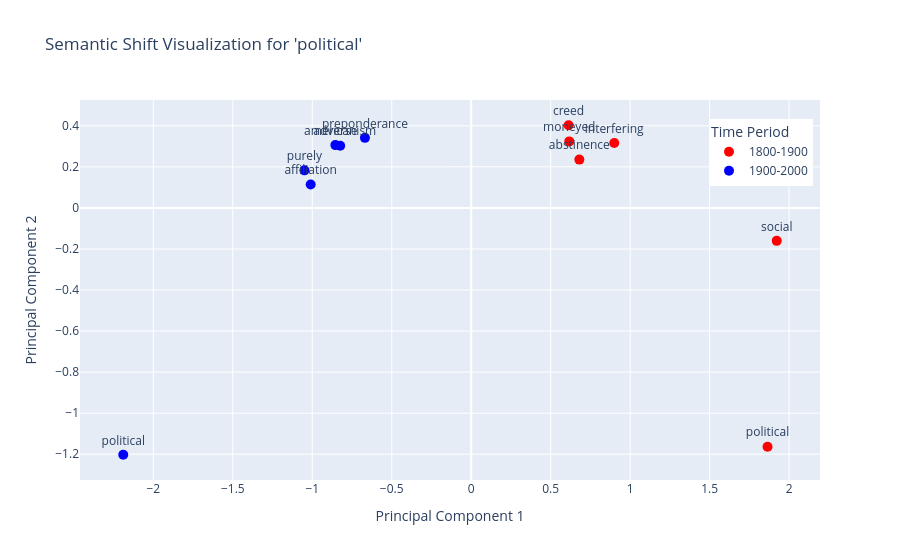
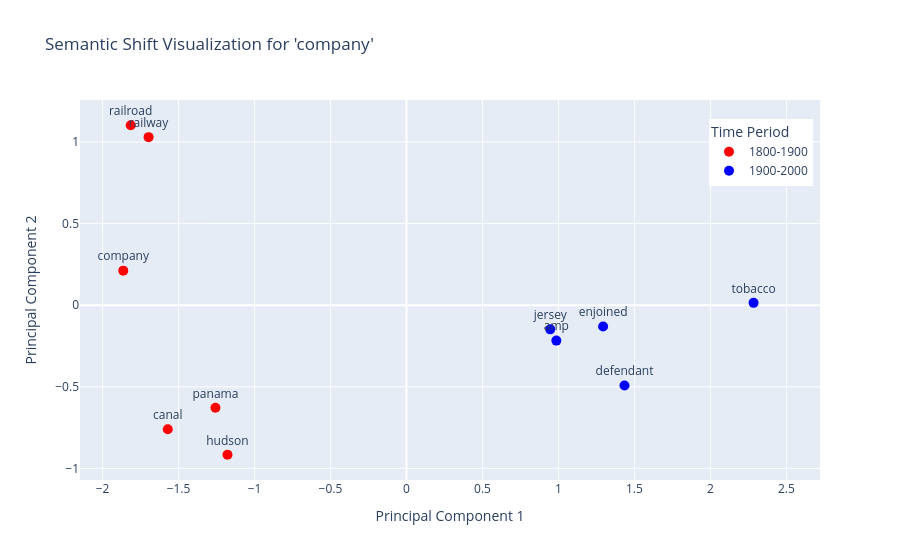
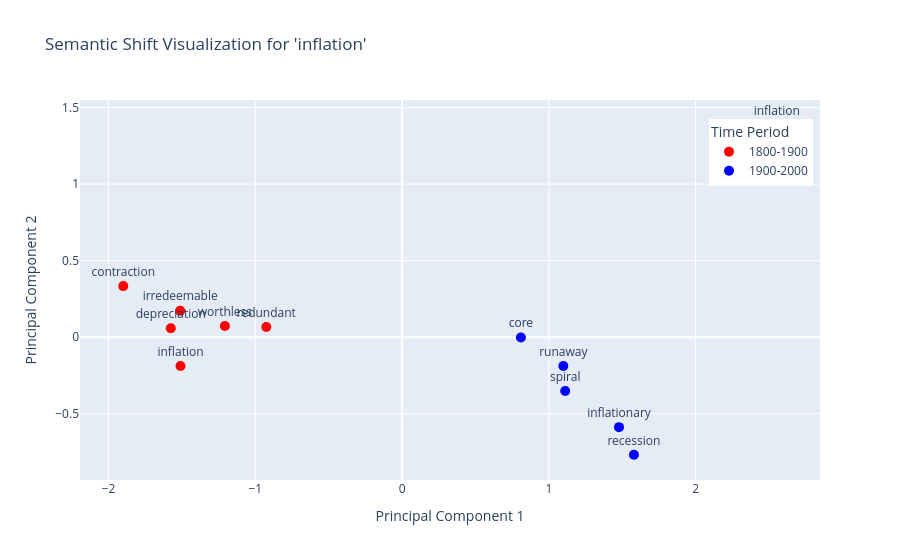

Write notebook code for charts like these, in order.
### Code cell
# Import necessary libraries
import os
import pandas as pd
import string
import nltk
from nltk.corpus import stopwords
from nltk.tokenize import word_tokenize
from nltk.stem import WordNetLemmatizer
from gensim.models import Word2Vec
from scipy.spatial.distance import cosine
import numpy as np
from sklearn.decomposition import PCA

# Import Plotly libraries
import plotly.express as px
import plotly.graph_objects as go

# Download NLTK data files (if not already downloaded)
nltk.download('punkt')
nltk.download('stopwords')
nltk.download('wordnet')

# Initialize lemmatizer and define stopwords
lemmatizer = WordNetLemmatizer()
stop_words = set(stopwords.words('english'))

# Step 1: Load and Preprocess the Data
speech_directory = 'sotu/'  # Ensure this directory contains your speech text files
speech_files = [f for f in os.listdir(speech_directory) if f.endswith('.txt')]

# Extract speeches into a DataFrame
presidents, years, texts = [], [], []
for filename in speech_files:
    name_year = filename.replace('.txt', '')
    try:
        president, year = name_year.rsplit('_', 1)
    except ValueError:
        continue
    with open(os.path.join(speech_directory, filename), 'r', encoding='utf-8') as file:
        text = file.read()
    presidents.append(president)
    years.append(int(year))
    texts.append(text)
        
data = pd.DataFrame({'president': presidents, 'year': years, 'text': texts})

# Preprocessing function with stopword removal and lemmatization
def preprocess_text(text):
    text = text.lower()
    tokens = word_tokenize(text)
    tokens = [word.strip(string.punctuation) for word in tokens if word.isalpha()]
    tokens = [word for word in tokens if word not in stop_words]
    tokens = [lemmatizer.lemmatize(word) for word in tokens]
    return tokens

# Apply preprocessing to speeches
data['tokens'] = data['text'].apply(preprocess_text)

# Step 2: Split Data into Time Periods
# Define time periods
time_periods = {
    '1800-1900': data[(data['year'] >= 1800) & (data['year'] < 1900)],
    '1900-2000': data[(data['year'] >= 1900) & (data['year'] < 2000)]
}

# Step 3: Train Word2Vec Models for Each Time Period
# Set random seed for reproducibility
np.random.seed(42)

models = {}
for period, subset in time_periods.items():
    # Flatten the list of tokens
    sentences = subset['tokens'].tolist()
    models[period] = Word2Vec(
        sentences=sentences,
        vector_size=100,
        window=5,
        min_count=5,  # Increase min_count to focus on more common words
        workers=4,
        sg=1,
        epochs=10,
        seed=42
    )

# Step 4: Identify Common Words
# Get vocabulary for each period
vocab_1800_1900 = set(models['1800-1900'].wv.index_to_key)
vocab_1900_2000 = set(models['1900-2000'].wv.index_to_key)

# Find common words
common_words = vocab_1800_1900 & vocab_1900_2000

# Remove stopwords from common words
common_words = [word for word in common_words if word not in stop_words]

# Step 5: Calculate Cosine Similarities for All Common Words
cosine_similarities = {}
for word in common_words:
    vector1 = models['1800-1900'].wv[word]
    vector2 = models['1900-2000'].wv[word]
    similarity = 1 - cosine(vector1, vector2)
    cosine_similarities[word] = similarity

# Step 6: Identify Words with Significant Semantic Shifts
# Sort words by similarity (ascending order)
sorted_words = sorted(cosine_similarities.items(), key=lambda item: item[1])

# Get top 50 words with the lowest similarity (most significant shifts)
top_shifted_words = sorted_words[:50]

# Display the results
print("Top 50 words with most significant semantic shifts:")
for word, similarity in top_shifted_words:
    print(f"Word: {word}, Cosine Similarity: {similarity:.4f}")

# Step 7: Analyze and Interpret Results
# For the top shifted words, display their most similar words in each period
def get_top_similar_words(model, word, top_n=5):
    return model.wv.most_similar(word, topn=top_n)

print("\nContextual Neighbors for Top Shifted Words:")
for word, similarity in top_shifted_words:
    print(f"\nWord: '{word}', Cosine Similarity: {similarity:.4f}")
    for period, model in models.items():
        if word in model.wv:
            similar_words = get_top_similar_words(model, word)
            similar_words_str = ', '.join([w for w, _ in similar_words])
            print(f"{period}: {similar_words_str}")
        else:
            print(f"'{word}' not found in the model for period {period}.")

# Step 8: Visualize Semantic Change using Plotly

# Select words for visualization
selected_words = ['political', 'company', 'inflation', 'gay']

# For each selected word, create a visualization
for target_word in selected_words:
    vectors = []
    labels = []
    periods = []
    
    periods_present = []
    for period in ['1800-1900', '1900-2000']:
        model = models[period]
        if target_word in model.wv:
            periods_present.append(period)
            # Get the target word vector
            vectors.append(model.wv[target_word])
            labels.append(target_word)
            periods.append(period)
            # Get vectors for top similar words
            similar_words = get_top_similar_words(model, target_word, top_n=5)
            for word, _ in similar_words:
                vectors.append(model.wv[word])
                labels.append(word)
                periods.append(period)
        else:
            print(f"'{target_word}' not found in the model for period {period}.")

    # Check if we have enough vectors to perform PCA
    if len(vectors) < 2:
        print(f"Not enough data to visualize the word '{target_word}'. Skipping to next word.\n")
        continue

    # Convert vectors to numpy array
    vectors = np.array(vectors)

    # Dimensionality reduction
    pca = PCA(n_components=2)
    try:
        vectors_2d = pca.fit_transform(vectors)
    except ValueError as e:
        print(f"Error performing PCA on word '{target_word}': {e}")
        continue

    # Create DataFrame for plotting
    df_plot = pd.DataFrame({
        'x': vectors_2d[:, 0],
        'y': vectors_2d[:, 1],
        'label': labels,
        'period': periods
    })

    # Assign colors based on period
    color_map = {'1800-1900': 'red', '1900-2000': 'blue'}
    df_plot['color'] = df_plot['period'].map(color_map)

    # Create Plotly figure
    fig = go.Figure()

    # Add scatter traces for each period
    for period in df_plot['period'].unique():
        df_period = df_plot[df_plot['period'] == period]
        fig.add_trace(go.Scatter(
            x=df_period['x'],
            y=df_period['y'],
            mode='markers+text',
            text=df_period['label'],
            textposition='top center',
            marker=dict(size=10, color=color_map[period]),
            name=period
        ))

    # Update layout
    fig.update_layout(
        title=f"Semantic Shift Visualization for '{target_word}'",
        xaxis_title='Principal Component 1',
        yaxis_title='Principal Component 2',
        legend_title='Time Period',
        legend=dict(
            x=0.85,
            y=0.95
        )
    )

    # Show the figure
    fig.show()

### Figure 1 — Plotly figure (JSON) as saved in the notebook; plotly's stock layout.template omitted (floating-point values rounded to 4 significant figures)
{"data": [{"marker": {"color": "red", "size": 10}, "mode": "markers+text", "name": "1800-1900", "text": ["political", "interfering", "social", "creed", "moneyed", "abstinence"], "textposition": "top center", "type": "scatter", "x": [1.864, 0.8999, 1.922, 0.6127, 0.6169, 0.6802], "y": [-1.163, 0.3165, -0.1605, 0.4028, 0.3241, 0.2354]}, {"marker": {"color": "blue", "size": 10}, "mode": "markers+text", "name": "1900-2000", "text": ["political", "affiliation", "adverse", "americanism", "purely", "preponderance"], "textposition": "top center", "type": "scatter", "x": [-2.189, -1.01, -0.8547, -0.8244, -1.049, -0.6687], "y": [-1.203, 0.1141, 0.306, 0.3031, 0.1831, 0.3414]}], "layout": {"legend": {"title": {"text": "Time Period"}, "x": 0.85, "y": 0.95}, "title": {"text": "Semantic Shift Visualization for 'political'"}, "xaxis": {"title": {"text": "Principal Component 1"}}, "yaxis": {"title": {"text": "Principal Component 2"}}}}

### Figure 2 — Plotly figure (JSON) as saved in the notebook; plotly's stock layout.template omitted (floating-point values rounded to 4 significant figures)
{"data": [{"marker": {"color": "red", "size": 10}, "mode": "markers+text", "name": "1800-1900", "text": ["company", "railway", "panama", "railroad", "hudson", "canal"], "textposition": "top center", "type": "scatter", "x": [-1.864, -1.697, -1.257, -1.814, -1.178, -1.571], "y": [0.2118, 1.03, -0.6289, 1.103, -0.9164, -0.76]}, {"marker": {"color": "blue", "size": 10}, "mode": "markers+text", "name": "1900-2000", "text": ["company", "tobacco", "enjoined", "jersey", "amp", "defendant"], "textposition": "top center", "type": "scatter", "x": [2.436, 2.284, 1.294, 0.9458, 0.9863, 1.435], "y": [0.9337, 0.01427, -0.1305, -0.1481, -0.217, -0.4916]}], "layout": {"legend": {"title": {"text": "Time Period"}, "x": 0.85, "y": 0.95}, "title": {"text": "Semantic Shift Visualization for 'company'"}, "xaxis": {"title": {"text": "Principal Component 1"}}, "yaxis": {"title": {"text": "Principal Component 2"}}}}

### Figure 3 — Plotly figure (JSON) as saved in the notebook; plotly's stock layout.template omitted (floating-point values rounded to 4 significant figures)
{"data": [{"marker": {"color": "red", "size": 10}, "mode": "markers+text", "name": "1800-1900", "text": ["inflation", "worthless", "contraction", "depreciation", "redundant", "irredeemable"], "textposition": "top center", "type": "scatter", "x": [-1.51, -1.207, -1.9, -1.576, -0.9251, -1.512], "y": [-0.1881, 0.07229, 0.3337, 0.05793, 0.06619, 0.173]}, {"marker": {"color": "blue", "size": 10}, "mode": "markers+text", "name": "1900-2000", "text": ["inflation", "runaway", "spiral", "inflationary", "core", "recession"], "textposition": "top center", "type": "scatter", "x": [2.553, 1.099, 1.111, 1.478, 0.8094, 1.579], "y": [1.385, -0.1886, -0.3523, -0.5882, -0.002069, -0.7686]}], "layout": {"legend": {"title": {"text": "Time Period"}, "x": 0.85, "y": 0.95}, "title": {"text": "Semantic Shift Visualization for 'inflation'"}, "xaxis": {"title": {"text": "Principal Component 1"}}, "yaxis": {"title": {"text": "Principal Component 2"}}}}
